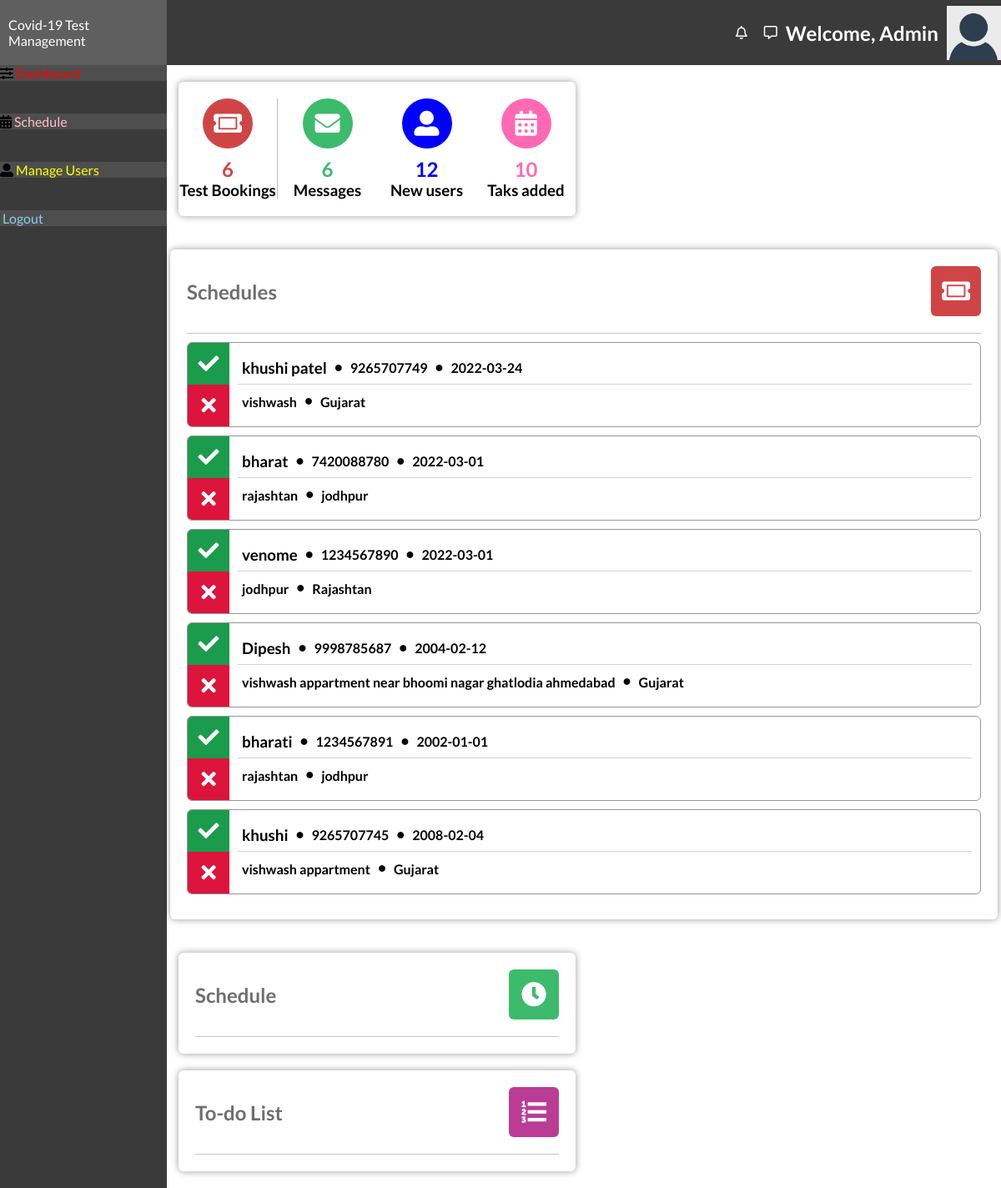
/admin/admin.php, run on the app's committed database.
### tables this page shows
CREATE TABLE `usertable` (
  `id` int(11) NOT NULL,
  `FullName` varchar(120) DEFAULT NULL,
  `MobileNumber` bigint(12) DEFAULT NULL,
  `DateOfBirth` date DEFAULT NULL,
  `FullAddress` varchar(255) DEFAULT NULL,
  `State` varchar(200) DEFAULT NULL,
  `RegistrationDate` timestamp NOT NULL DEFAULT current_timestamp()
);

### admin/admin.php (the view, shortened to what this page needs)
<!DOCTYPE html>
<html lang="en">
<head>
    <link rel="stylesheet" href="../style/styles.css">
    <link rel="stylesheet" href="https://use.fontawesome.com/releases/v5.7.2/css/all.css"
>
</head>
<body>
    <?php
    $link = mysqli_connect("localhost", "root", "", "covidtestreg");
    $sql = "SELECT * FROM  usertable";
    $bookingsNo=mysqli_num_rows(mysqli_query($link, $sql));
    $messagesNo=mysqli_num_rows(mysqli_query($link, "SELECT * FROM usertable"));
    ?>
    <div class="admin-section-header" id="Dashboard">
        <div class="admin-logo">
           Covid-19 Test Management
        </div>
        <div class="admin-login-info">
            <i class="far fa-bell admin-notification-button"></i>
            <i class="far fa-comment-alt"></i>
            <h2>Welcome, Admin</h2>
            <img class="admin-user-avatar" src="../img/avatar.png" alt="">
        </div>
    </div>
    <div class="admin-container">
        <div class="admin-section admin-section1 ">
            <ul>
                <ul><i class="fas fa-sliders-h"></i><a href="#Dashboard" style="text-decoration: none; color:red"> Dashboard </ul></a> <br><br>
                <ul class="admin-navigation-schedule"><i class="fas fa-calendar-alt"></i> <a href="#schedule"style="text-decoration: none; color:pink"> Schedule </a>
                </ul> <br><br>
				<ul class="admin-navigation-schedule"><i class="fas fa-user-alt" ></i><a href="manage.php"style="text-decoration: none; color:yellow"> Manage Users </a>
                </ul> <br><br>
                <ul class="admin-navigation-schedule"><i class="fas fa-circle-h" ></i><a href="login.php"style="text-decoration: none; color:skyblue"> Logout </a>
                </ul>
            </ul>
        </div>
        <div class="admin-section admin-section2">
            <div class="admin-section-column">
                <div class="admin-section-panel admin-section-stats">
                    <div class="admin-section-stats-panel">
                        <i class="fas fa-ticket-alt" style="background-color: #cf4545"></i>
                        <h2 style="color: #cf4545"><?php echo $bookingsNo ?></h2>
                        <h3>Test Bookings</h3>
                    </div>
                    <div class="admin-section-stats-panel" style="border: none">
                        <i class="fas fa-envelope" style="background-color: #3cbb6c"></i>
                        <h2 style="color: #3cbb6c"><?php echo $messagesNo ?></h2>
                        <h3>Messages</h3>
                    </div>
					<div class="admin-section-stats-panel" style="border: none">
                        <i class="fas fa-user-alt" style="background-color: blue"></i>
                        <h2 style="color: blue"> 12</h2>
                        <h3>New users</h3>
                    </div>
					<div class="admin-section-stats-panel" style="border: none">
                        <i class="fas fa-calendar-alt " style="background-color: hotpink"></i>
                        <h2 style="color: hotpink">10 </h2>
                        <h3>Taks added</h3>
                    </div>
                </div>
                </div>
                <div class="admin-section-panel admin-section-panel1" id="schedule">
                    <div class="admin-panel-section-header">
                        <h2>Schedules</h2>
                        <i class="fas fa-ticket-alt" style="background-color: #cf4545"></i>
                    </div>
                    <div  class="admin-panel-section-content">
                        <?php
                        if($result = mysqli_query($link, $sql)){
                            if(mysqli_num_rows($result) > 0){
                                while($row = mysqli_fetch_array($result)){
                                    echo "<div class=\"admin-panel-section-booking-item\">\n";
                                    echo "                            <div class=\"admin-panel-section-booking-response\">\n";
                                    echo "                                <i class=\"fas fa-check accept-booking\" title=\"Verify booking\"></i>\n";
                                    echo "                                <a href='deleteBooking.php?id=".$row['id']."'><i class=\"fas fa-times decline-booking\" title=\"Reject booking\"></i></a>\n";
                                    echo "                            </div>\n";
                                    echo "                            <div class=\"admin-panel-section-booking-info\">\n";
                                    echo "                                <div>\n";
                                    echo "                                    <h3>". $row['FullName'] ."</h3>\n";
                                    echo "                                    <i class=\"fas fa-circle \"></i>\n";
                                    echo "                                    <h4>". $row['MobileNumber'] ."</h4>\n";
                                    echo "                                    <i class=\"fas fa-circle \"></i>\n";
                                    echo "                                    <h4>". $row['DateOfBirth'] ."</h4>\n";
                                    echo "                                </div>\n";
                                    echo "                                <div>\n";
                                    echo "                                    <h4>". $row['FullAddress'] ." </h4>\n";
                                    echo "                                    <i class=\"fas fa-circle\"></i>\n";
                                    echo "                                    <h4>". $row['State'] ."</h4>\n";
                                    echo "                                </div>\n";
                                    echo "                            </div>\n";
                                    echo "                        </div>";
                                }
                            } else{
                                echo '<h4 class="no-annot">No Bookings right now</h4>';
                            }
                        } else{
                            echo "ERROR: Could not able to execute $sql. " . mysqli_error($link);
                        }
                        ?>
                    </div>
                </div>
            <div class="admin-section-column">
                <div class="admin-section-panel admin-section-panel4">
                    <div class="admin-panel-section-header">
                        <h2>Schedule</h2>
                        <i class="fas fa-clock" style="background-color: #3cbb6c"></i>
                    </div>
                </div>
                <div class="admin-section-panel admin-section-panel5">
                    <div class="admin-panel-section-header">
                        <h2>To-do List</h2>
                        <i class="fas fa-list-ol" style="background-color: #bb3c95"></i>
                    </div>
                </div>
            </div>
        </div>
    </div>
</body>
</html>

### style/styles.css (style rules this page uses)
* { margin: 0; padding: 0; box-sizing: border-box; font-family: 'Lato', sans-serif; text-decoration: none; color: unset; }
.admin-section-header { color: #FFF; width: 100%; background-color: #3a3a3a; display: grid; grid-template-columns: 1fr 5fr; }
.admin-user-avatar { width: 65px; }
.admin-login-info { display: flex; align-items: center; justify-content: flex-end; }
.admin-login-info i { margin: 0 10px; cursor: pointer; }
.admin-login-info img { margin-left: 10px; }
.admin-logo { padding: 20px 10px; background-color: #5f5f5f; }
.admin-container { display: grid; grid-template-columns: 1fr 5fr; }
.admin-section1 { background-color: #3a3a3a; height: 100%; }
.admin-section1 ul ul { background-color: #4e4e4e; margin-bottom: 1px; }
.admin-section2 { display: flex; flex-wrap: wrap; padding: 0 4px; }
.admin-section-column { flex: 50%; max-width: 50%; padding: 0 10px; }
.admin-section-panel { width: 100%; vertical-align: middle; background-color: #FFF; -webkit-border-radius: 6px; -moz-border-radius: 6px; border-radius: 6px; -webkit-box-shadow: 0px 0px 9px 0px rgba(0, 0, 0, 0.40); -moz-box-shadow: 0px 0px 9px 0px rgba(0, 0, 0, 0.40); box-shadow: 0px 0px 9px 0px rgba(0, 0, 0, 0.40); padding: 20px; margin: 20px 0; }
.admin-panel-section-header { display: flex; align-items: center; justify-content: flex-start; padding-bottom: 20px; border-bottom: #c7c7c7 1px solid; }
.admin-panel-section-header>h2 { color: #6e6e6e; }
.admin-panel-section-header>i { text-align: center; font-size: 30px; color: white; height: 60px; width: 60px; border-radius: 10%; line-height: 60px; transition: all 0.5s ease; margin-left: auto; cursor: pointer; }
.admin-section-stats { display: flex; padding: 20px 0; }
.admin-section-stats-panel { flex: 25%; max-width: 25%; text-align: center; border-right: #bdbdbd 1px solid; }
.admin-section-stats-panel>i { font-size: 30px; color: white; height: 60px; width: 60px; border-radius: 50%; line-height: 60px; transition: all 0.5s ease; margin-bottom: 10px; }
.admin-panel-section-booking-item { background-color: none; -webkit-border-radius: 6px; -moz-border-radius: 6px; border-radius: 6px; border: #969696 1px solid; margin: 10px 0; overflow: hidden; display: flex; transition: all 0.6s ease; }
.admin-panel-section-booking-response i { font-size: 25px; height: 50px; width: 50px; color: #FFF; line-height: 50px; text-align: center; display: block; cursor: pointer; }
.admin-panel-section-booking-response .accept-booking { background-color: #1b9b4c; }
.admin-panel-section-booking-response .decline-booking { background-color: #dc143c; }
.admin-panel-section-booking-info { margin: 10px 10px; display: flex; flex: 100%; flex-direction: column; justify-content: center; }
.admin-panel-section-booking-info div:first-child { border-bottom: #d3d3d3 1px solid; }
.admin-panel-section-booking-info>div { height: 100%; display: flex; }
.admin-panel-section-booking-info>div>* { display: inline-block; margin: auto 5px; }
.admin-panel-section-booking-info>div .fa-circle { font-size: 8px; }

### data on the page
usertable: FullName "khushi patel", MobileNumber "9265707749", DateOfBirth "2022-03-24", FullAddress "vishwash", State "Gujarat"
usertable: FullName "bharat", MobileNumber "7420088780", DateOfBirth "2022-03-01", FullAddress "rajashtan", State "jodhpur"
usertable: FullName "venome", MobileNumber "1234567890", DateOfBirth "2022-03-01", FullAddress "jodhpur", State "Rajashtan"
usertable: FullName "Dipesh", MobileNumber "9998785687", DateOfBirth "2004-02-12", FullAddress "vishwash appartment near bhoomi nagar ghatlodia ahmedabad", State "Gujarat"
usertable: FullName "bharati", MobileNumber "1234567891", DateOfBirth "2002-01-01", FullAddress "rajashtan", State "jodhpur"
usertable: FullName "khushi", MobileNumber "9265707745", DateOfBirth "2008-02-04", FullAddress "vishwash appartment", State "Gujarat"

### other printed values
$bookingsNo "6"
$messagesNo "6"
